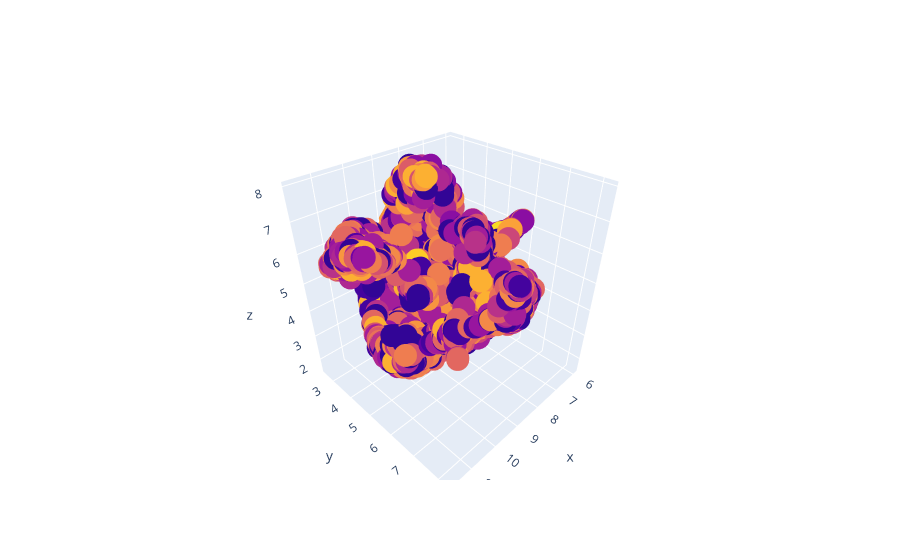

Source (notebook cell):
### Code cell
fig = go.Figure(data=go.Scatter3d(
    x=Xr3_umap[:, 0],
    y=Xr3_umap[:, 1],
    z=Xr3_umap[:, 2],
    mode='markers',
    marker_color=n_genre,
    text=text_data))


fig.show()

### Figure 1 — Plotly figure (JSON) as saved in the notebook; plotly's stock layout.template omitted (floating-point values rounded to 4 significant figures; data arrays with more than 128 entries replaced by an {"elided": "..."} marker saying what was removed)
{"data": [{"marker": {"color": {"elided": "3109 int values"}}, "mode": "markers", "text": {"elided": "3109 str values"}, "type": "scatter3d", "x": {"elided": "3109 float values"}, "y": {"elided": "3109 float values"}, "z": {"elided": "3109 float values"}}], "layout": {}}
